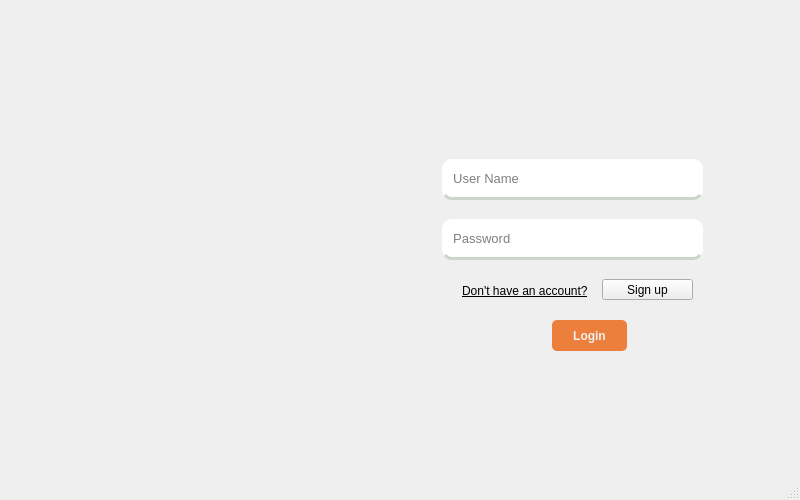
<?xml version="1.0" encoding="UTF-8"?>
<ui version="4.0">
 <class>MainWindow</class>
 <widget class="QMainWindow" name="MainWindow">
  <property name="geometry">
   <rect>
    <x>0</x>
    <y>0</y>
    <width>800</width>
    <height>500</height>
   </rect>
  </property>
  <property name="minimumSize">
   <size>
    <width>800</width>
    <height>500</height>
   </size>
  </property>
  <property name="windowTitle">
   <string>MainWindow</string>
  </property>
  <property name="styleSheet">
   <string notr="true">QWidget#frmLogin,QWidget#frmPopup,QWidget#frmHostInfo,QWidget#frmLogout,QWidget#frmConfig,QWidget#frmData,QWidget#frmDefence,QWidget#frmHost,QWidget#frmMain,QWidget#frmPwd,QWidget#frmSelect,QWidget#frmMessageBox{
	border:1px solid #1B89CA;
	border-radius:0px;	
}

.QFrame{
	border:0px solid #5CACEE;
	border-radius:5px;
}

QWidget#widget_title{
	background: qlineargradient(spread:pad, x1:0, y1:0, x2:0, y2:1, stop:0 #1B89CA, stop:1 #1077B5);
}

QLabel#lab_Ico,QLabel#lab_Title{
	border-radius:0px;
	color: #F0F0F0;
	background-color:rgba(0,0,0,0);
	border-style:none;
}

QLineEdit {
	border: 1px solid #5CACEE;
	border-radius: 5px;
	padding: 2px;
	background: none;
	selection-background-color: #1B89CA;
	border-color: rgb(255, 255, 255);
border-bottom-color: rgb(204, 204, 204);
border-right-color: rgb(204, 204, 204);
border-left-color: rgb(204, 204, 204);

border-bottom-color: rgb(201, 214, 201);
border-radius: 10px;
 border-width: 0px;
 border-bottom-width: 3px;
}

QLineEdit[echoMode=&quot;2&quot;] { 
	lineedit-password-character: 9679; 
}

.QGroupBox{
	border: 1px solid #5CACEE;
	border-radius: 5px;
}

.QPushButton{
	border-style: none;
	border: 0px;
	color: #F0F0F0;
	padding: 5px;	
	min-height: 20px;
	border-radius:5px;
	background: qlineargradient(spread:pad, x1:0, y1:0, x2:0, y2:1, stop:0 #EB7F3B, stop:1 #EB7F3B); 
}

.QPushButton[focusPolicy=&quot;0&quot;] {
	border-style: none;
	border: 0px;
	color: #F0F0F0;
	padding: 0px;	
	min-height: 10px;
	border-radius:3px;
	background: qlineargradient(spread:pad, x1:0, y1:0, x2:0, y2:1, stop:0 #EB7F3B, stop:1 #EB7F3B); 
}

.QPushButton:hover{ 
	background: qlineargradient(spread:pad, x1:0, y1:0, x2:0, y2:1, stop:0 #e49f77, stop:1 #e49f77);
}

.QPushButton:pressed{ 
	background: qlineargradient(spread:pad, x1:0, y1:0, x2:0, y2:1, stop:0 #EB7F3B, stop:1 #EB7F3B);
}

QPushButton#btnMenu,QPushButton#btnMenu_Min,QPushButton#btnMenu_Max,QPushButton#btnMenu_Close{
	border-radius:0px;
	color: #F0F0F0;
	background-color:rgba(0,0,0,0);
	border-style:none;
}

QPushButton#btnMenu:hover,QPushButton#btnMenu_Min:hover,QPushButton#btnMenu_Max:hover{
	background-color: qlineargradient(spread:pad, x1:0, y1:1, x2:0, y2:0, stop:0 rgba(25, 134, 199, 0), stop:1 #5CACEE);
}

QPushButton#btnMenu_Close:hover{
	background-color: qlineargradient(spread:pad, x1:0, y1:1, x2:0, y2:0, stop:0 rgba(238, 0, 0, 128), stop:1 rgba(238, 44, 44, 255));
}


QCheckBox {
	spacing: 2px; 
}

QCheckBox::indicator {
	width: 20px;
	height: 20px;
}

QCheckBox::indicator:unchecked {
	image: url(:/qss_icons/img_rc/checkbox_unchecked.png);
}

QCheckBox::indicator:checked {
	image: url(:/qss_icons/img_rc/checkbox_checked.png); 
}

QRadioButton {
	spacing: 2px;
}

QRadioButton::indicator {
	width: 15px; 
	height: 15px; 
}

QRadioButton::indicator::unchecked {
	image: url(:/qss_icons/img_rc/radio_normal.png); 
}

QRadioButton::indicator::checked {
	image: url(:/qss_icons/img_rc/radio_selected.png); 
}

QComboBox,QDateEdit{
	border-radius: 3px;
	padding: 1px 10px 1px 5px;
	border: 1px solid #5CACEE;
}

QComboBox::drop-down,QDateEdit::drop-down {
	subcontrol-origin: padding;
	subcontrol-position: top right;
	width: 15px; 
	border-left-width: 1px;
	border-left-style: solid;
	border-top-right-radius: 3px;
	border-bottom-right-radius: 3px;
	border-left-color: #5CACEE;
}

QComboBox::down-arrow,QDateEdit::down-arrow {
	image: url(:/qss_icons/img_rc/array_down.png); 
}

QMenu {
	background-color:#F0F0F0;
	margin: 2px;
}

QMenu::item {	
	padding: 2px 12px 2px 12px;
}

QMenu::indicator {
	width: 13px;
	height: 13px;
}

QMenu::item:selected {
	color: #FFFFFF;
	background: qlineargradient(spread:pad, x1:0, y1:0, x2:0, y2:1, stop:0 #1B89CA, stop:1 #1077B5); 
}

QMenu::separator {
	height: 1px;
	background: #5CACEE;
}

QProgressBar {
	border-radius: 5px;
	text-align: center;
	border: 1px solid #5CACEE;
}

QProgressBar::chunk {
	width: 5px; 
	margin: 0.5px;
	background-color: #fffff;
}

QSlider::groove:horizontal,QSlider::add-page:horizontal { 
	background: #808080; 
	height: 8px; 
	border-radius: 3px; 
}

QSlider::sub-page:horizontal {
	height: 8px; 
	border-radius: 3px;
	background: qlineargradient(spread:pad, x1:0, y1:0, x2:0, y2:1, stop:0 #1B89CA, stop:1 #1077B5); 
}

QSlider::handle:horizontal {
	width: 13px; 
	margin-top: -3px; 
	margin-bottom: -3px; 
	border-radius: 6px;
	background: qradialgradient(spread:pad, cx:0.5, cy:0.5, radius:0.5, fx:0.5, fy:0.5,stop:0.6 #F0F0F0, stop:0.778409 #5CACEE);
}

QSlider::handle:horizontal:hover {
	background: qradialgradient(spread: pad, cx: 0.5, cy: 0.5, radius: 0.5, fx: 0.5, fy: 0.5, stop: 0.6 #F0F0F0,stop:0.778409 #1B89CA);
}

QSlider::groove:vertical,QSlider::sub-page:vertical {
	background:#808080; 
	width: 8px; 
	border-radius: 3px;
}

QSlider::add-page:vertical {
	width: 8px;
	border-radius: 3px;
	background: qlineargradient(spread:pad, x1:0, y1:0, x2:0, y2:1, stop:0 #1B89CA, stop:1 #1077B5); 
}

QSlider::handle:vertical {
	height: 14px; 
	margin-left: -3px;
	margin-right: -3px;
	border-radius: 6px;
	background: qradialgradient(spread: pad, cx: 0.5, cy: 0.5, radius: 0.5, fx: 0.5, fy: 0.5, stop: 0.6 #F0F0F0, stop:0.778409 #5CACEE);
}

QSlider::handle:vertical:hover {
	background: qradialgradient(spread: pad, cx: 0.5, cy: 0.5, radius: 0.5, fx: 0.5, fy: 0.5, stop: 0.6 #F0F0F0,stop:0.778409 #1B89CA);
}

QScrollBar:vertical {
	width:10px; 
	background-color:rgba(0,0,0,0%); 
	padding-top:10px; 
	padding-bottom:10px;
}

QScrollBar:horizontal {
	height:10px; 
	background-color:rgba(0,0,0,0%); 
	padding-left:10px; padding-right:10px;
}

QScrollBar::handle:vertical {
	width:10px;
	background: qlineargradient(spread:pad, x1:0, y1:0, x2:0, y2:1, stop:0 #5CACEE, stop:1 #4F94CD); 
}

QScrollBar::handle:horizontal {
	height:10px;
	background: qlineargradient(spread:pad, x1:0, y1:0, x2:0, y2:1, stop:0 #5CACEE, stop:1 #4F94CD); 
}

QScrollBar::handle:vertical:hover {
	width:10px;
	background: qlineargradient(spread:pad, x1:0, y1:0, x2:0, y2:1, stop:0 #1B89CA, stop:1 #1077B5); 
}

QScrollBar::handle:horizontal:hover {
	height:10px;
	background: qlineargradient(spread:pad, x1:0, y1:0, x2:0, y2:1, stop:0 #1B89CA, stop:1 #1077B5); 
}

QScrollBar::add-line:vertical {
	height:10px;
	width:10px;
	subcontrol-position: bottom; 
	subcontrol-origin: margin;
	border-image:url(:/qss_icons/img_rc/add-line_vertical.png);
}

QScrollBar::add-line:horizontal {
	height:10px;
	width:10px;
	subcontrol-position: right;
	subcontrol-origin: margin;
	border-image:url(:/qss_icons/img_rc/add-line_horizontal.png);
}

QScrollBar::sub-line:vertical {
	height:10px;
	width:10px;
	subcontrol-position: top; 
	subcontrol-origin: margin;
	border-image:url(:/qss_icons/img_rc/sub-line_vertical.png);
}

QScrollBar::sub-line:horizontal {
	height:10px;
	width:10px;
	subcontrol-position: left;
	subcontrol-origin: margin;
	border-image:url(:/qss_icons/img_rc/sub-line_horizontal.png);
}

QScrollBar::add-page:vertical,QScrollBar::sub-page:vertical {
	width:10px;
	background: #C0C0C0;
}

QScrollBar::add-page:horizontal,QScrollBar::sub-page:horizontal {
	height:10px;
	background: #C0C0C0;
}

QScrollArea {
	border: 0px ; 
}

QTreeView,QListView,QTableView{
	border: 1px solid #5CACEE; 
	selection-background-color: #1B89CA;
	selection-color: #F0F0F0;
}

QTableView::item:selected, QListView::item:selected, QTreeView::item:selected {
	color: #F0F0F0;
	background: qlineargradient(spread:pad, x1:0, y1:0, x2:0, y2:1, stop:0 #1B89CA, stop:1 #1077B5); 
}

QTableView::item:hover, QListView::item:hover, QTreeView::item:hover {
	color: #F0F0F0;
	background: qlineargradient(spread:pad, x1:0, y1:0, x2:0, y2:1, stop:0 #5CACEE, stop:1 #4F94CD); 
}

QTableView::item, QListView::item, QTreeView::item {
	padding: 5px; 
	margin: 0px; 
}

QHeaderView::section {
	padding:3px;
	margin:0px;
	color:#F0F0F0;
	border: 1px solid #F0F0F0;
	background: qlineargradient(spread:pad, x1:0, y1:0, x2:0, y2:1, stop:0 #5CACEE, stop:1 #4F94CD);
}

QTabBar::tab {
	border-bottom-left-radius:0px;
	border-bottom-right-radius:0px;
	color: #F0F0F0;
	min-width: 60px;
	min-height: 20px;
	padding: 3px 8px 3px 8px;
	margin:1px;
	background: qlineargradient(spread:pad, x1:0, y1:0, x2:0, y2:1, stop:0 #5CACEE, stop:1 #4F94CD); 
}

QTabBar::tab:selected, QTabBar::tab:hover {
	background: qlineargradient(spread:pad, x1:0, y1:0, x2:0, y2:1, stop:0 #1B89CA, stop:1 #1077B5); 
}

QStatusBar::item {
     border: 1px solid #5CACEE;
     border-radius: 3px;
}
QPushButton:hover {
            background-color: yellow;
        }</string>
  </property>
  <widget class="QWidget" name="centralwidget">
   <layout class="QVBoxLayout" name="verticalLayout">
    <item>
     <widget class="QFrame" name="frame">
      <property name="frameShape">
       <enum>QFrame::StyledPanel</enum>
      </property>
      <property name="frameShadow">
       <enum>QFrame::Raised</enum>
      </property>
      <layout class="QHBoxLayout" name="horizontalLayout">
       <item>
        <widget class="QFrame" name="frame_2">
         <property name="frameShape">
          <enum>QFrame::StyledPanel</enum>
         </property>
         <property name="frameShadow">
          <enum>QFrame::Raised</enum>
         </property>
         <layout class="QVBoxLayout" name="verticalLayout_2">
          <item>
           <widget class="QFrame" name="frame_4">
            <property name="frameShape">
             <enum>QFrame::StyledPanel</enum>
            </property>
            <property name="frameShadow">
             <enum>QFrame::Raised</enum>
            </property>
           </widget>
          </item>
          <item>
           <widget class="QFrame" name="frame_5">
            <property name="minimumSize">
             <size>
              <width>0</width>
              <height>300</height>
             </size>
            </property>
            <property name="frameShape">
             <enum>QFrame::StyledPanel</enum>
            </property>
            <property name="frameShadow">
             <enum>QFrame::Raised</enum>
            </property>
            <widget class="QLabel" name="cart_label">
             <property name="geometry">
              <rect>
               <x>60</x>
               <y>0</y>
               <width>291</width>
               <height>261</height>
              </rect>
             </property>
             <property name="styleSheet">
              <string notr="true">
image: url(:/mm/image/3.png);</string>
             </property>
             <property name="text">
              <string/>
             </property>
            </widget>
           </widget>
          </item>
          <item>
           <widget class="QFrame" name="frame_6">
            <property name="frameShape">
             <enum>QFrame::StyledPanel</enum>
            </property>
            <property name="frameShadow">
             <enum>QFrame::Raised</enum>
            </property>
           </widget>
          </item>
         </layout>
        </widget>
       </item>
       <item>
        <widget class="QFrame" name="frame_3">
         <property name="frameShape">
          <enum>QFrame::StyledPanel</enum>
         </property>
         <property name="frameShadow">
          <enum>QFrame::Raised</enum>
         </property>
         <layout class="QVBoxLayout" name="verticalLayout_3">
          <item>
           <widget class="QFrame" name="frame_7">
            <property name="frameShape">
             <enum>QFrame::StyledPanel</enum>
            </property>
            <property name="frameShadow">
             <enum>QFrame::Raised</enum>
            </property>
           </widget>
          </item>
          <item>
           <widget class="QFrame" name="frame_9">
            <property name="minimumSize">
             <size>
              <width>0</width>
              <height>300</height>
             </size>
            </property>
            <property name="frameShape">
             <enum>QFrame::StyledPanel</enum>
            </property>
            <property name="frameShadow">
             <enum>QFrame::Raised</enum>
            </property>
            <widget class="QPushButton" name="submit">
             <property name="geometry">
              <rect>
               <x>140</x>
               <y>231</y>
               <width>75</width>
               <height>31</height>
              </rect>
             </property>
             <property name="sizePolicy">
              <sizepolicy hsizetype="Minimum" vsizetype="Maximum">
               <horstretch>0</horstretch>
               <verstretch>0</verstretch>
              </sizepolicy>
             </property>
             <property name="minimumSize">
              <size>
               <width>0</width>
               <height>10</height>
              </size>
             </property>
             <property name="maximumSize">
              <size>
               <width>75</width>
               <height>31</height>
              </size>
             </property>
             <property name="font">
              <font>
               <weight>75</weight>
               <bold>true</bold>
              </font>
             </property>
             <property name="styleSheet">
              <string notr="true"/>
             </property>
             <property name="text">
              <string>Login</string>
             </property>
            </widget>
            <widget class="QLabel" name="label_2">
             <property name="geometry">
              <rect>
               <x>50</x>
               <y>191</y>
               <width>141</width>
               <height>21</height>
              </rect>
             </property>
             <property name="font">
              <font>
               <underline>true</underline>
              </font>
             </property>
             <property name="text">
              <string>Don't have an account?</string>
             </property>
            </widget>
            <widget class="QLineEdit" name="lineEdit_username_2">
             <property name="geometry">
              <rect>
               <x>30</x>
               <y>70</y>
               <width>261</width>
               <height>41</height>
              </rect>
             </property>
             <property name="font">
              <font>
               <pointsize>10</pointsize>
              </font>
             </property>
             <property name="styleSheet">
              <string notr="true"/>
             </property>
             <property name="dragEnabled">
              <bool>false</bool>
             </property>
             <property name="placeholderText">
              <string>  User Name</string>
             </property>
            </widget>
            <widget class="QToolButton" name="sign_up">
             <property name="geometry">
              <rect>
               <x>190</x>
               <y>190</y>
               <width>91</width>
               <height>21</height>
              </rect>
             </property>
             <property name="text">
              <string>Sign up</string>
             </property>
            </widget>
            <widget class="QLineEdit" name="lineEdit_pass_2">
             <property name="geometry">
              <rect>
               <x>30</x>
               <y>130</y>
               <width>261</width>
               <height>41</height>
              </rect>
             </property>
             <property name="font">
              <font>
               <pointsize>10</pointsize>
              </font>
             </property>
             <property name="styleSheet">
              <string notr="true"/>
             </property>
             <property name="echoMode">
              <enum>QLineEdit::Password</enum>
             </property>
             <property name="placeholderText">
              <string>  Password</string>
             </property>
            </widget>
            <widget class="QLabel" name="label_log">
             <property name="geometry">
              <rect>
               <x>-10</x>
               <y>10</y>
               <width>241</width>
               <height>51</height>
              </rect>
             </property>
             <property name="font">
              <font>
               <family>MS Gothic</family>
               <pointsize>25</pointsize>
               <weight>75</weight>
               <italic>false</italic>
               <bold>true</bold>
               <underline>false</underline>
              </font>
             </property>
             <property name="text">
              <string/>
             </property>
             <property name="scaledContents">
              <bool>false</bool>
             </property>
             <property name="textInteractionFlags">
              <set>Qt::LinksAccessibleByKeyboard</set>
             </property>
            </widget>
            <widget class="QLabel" name="login_message">
             <property name="geometry">
              <rect>
               <x>60</x>
               <y>270</y>
               <width>231</width>
               <height>21</height>
              </rect>
             </property>
             <property name="font">
              <font>
               <pointsize>11</pointsize>
              </font>
             </property>
             <property name="text">
              <string/>
             </property>
            </widget>
           </widget>
          </item>
          <item>
           <widget class="QFrame" name="frame_8">
            <property name="frameShape">
             <enum>QFrame::StyledPanel</enum>
            </property>
            <property name="frameShadow">
             <enum>QFrame::Raised</enum>
            </property>
           </widget>
          </item>
         </layout>
        </widget>
       </item>
      </layout>
     </widget>
    </item>
   </layout>
  </widget>
  <widget class="QStatusBar" name="statusbar"/>
 </widget>
 <resources/>
 <connections/>
</ui>
